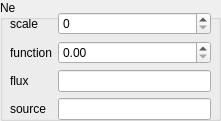
       <widget class="QGroupBox" name="groupBox_9">
        <property name="geometry">
         <rect>
          <x>620</x>
          <y>140</y>
          <width>221</width>
          <height>121</height>
         </rect>
        </property>
        <property name="title">
         <string>Ne</string>
        </property>
        <widget class="QWidget" name="formLayoutWidget_7">
         <property name="geometry">
          <rect>
           <x>10</x>
           <y>12</y>
           <width>201</width>
           <height>108</height>
          </rect>
         </property>
         <layout class="QFormLayout" name="formLayout_7">
          <item row="0" column="0">
           <widget class="QLabel" name="label_50">
            <property name="text">
             <string>scale</string>
            </property>
           </widget>
          </item>
          <item row="0" column="1">
           <widget class="QSpinBox" name="scale2Spin"/>
          </item>
          <item row="1" column="0">
           <widget class="QLabel" name="label_51">
            <property name="text">
             <string>function</string>
            </property>
           </widget>
          </item>
          <item row="2" column="0">
           <widget class="QLabel" name="label_52">
            <property name="text">
             <string>flux</string>
            </property>
           </widget>
          </item>
          <item row="3" column="0">
           <widget class="QLabel" name="label_53">
            <property name="text">
             <string>source</string>
            </property>
           </widget>
          </item>
          <item row="3" column="1">
           <widget class="QLineEdit" name="sourceNeLine">
            <property name="toolTip">
             <string>Particle input source</string>
            </property>
            <property name="statusTip">
             <string/>
            </property>
           </widget>
          </item>
          <item row="1" column="1">
           <widget class="QDoubleSpinBox" name="functionDoubleSpin2">
            <property name="toolTip">
             <string>Initial conditions</string>
            </property>
            <property name="statusTip">
             <string/>
            </property>
           </widget>
          </item>
          <item row="2" column="1">
           <widget class="QLineEdit" name="fluxLine">
            <property name="toolTip">
             <string>Particles per m^2 per second input</string>
            </property>
            <property name="statusTip">
             <string/>
            </property>
           </widget>
          </item>
         </layout>
        </widget>
       </widget>
